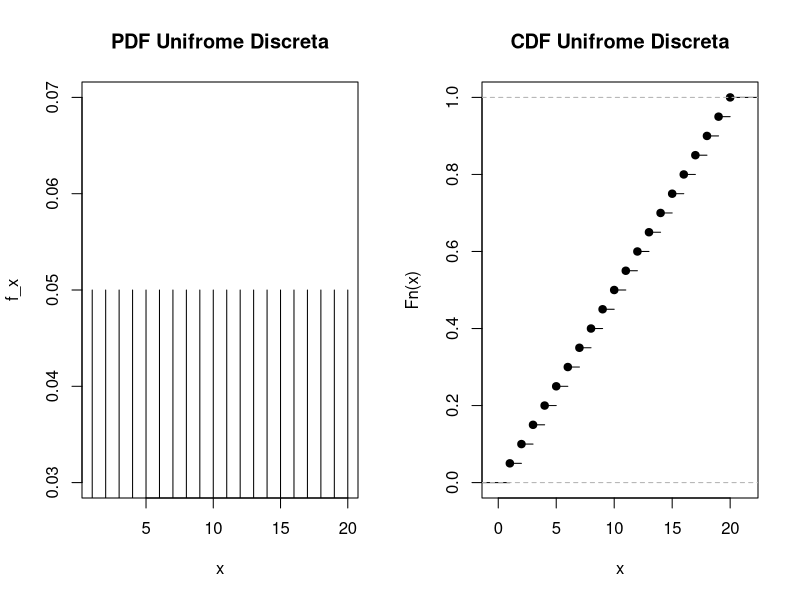
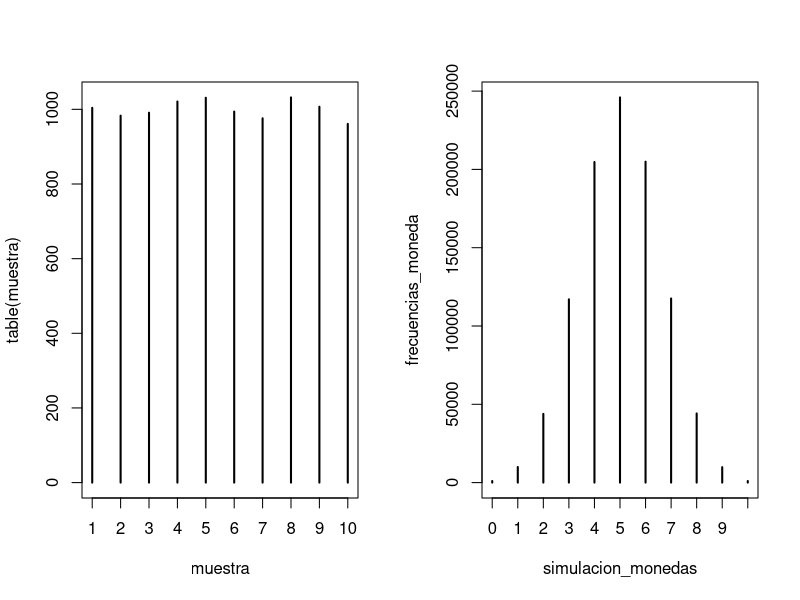
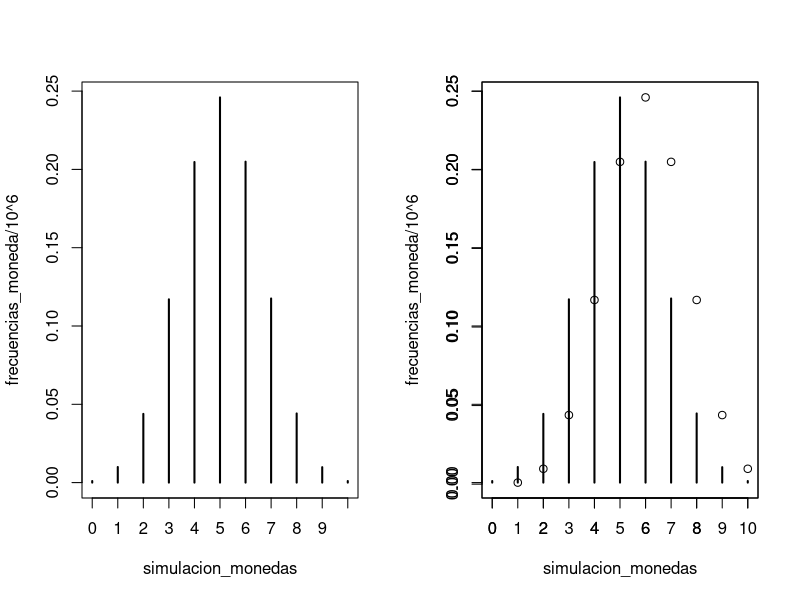
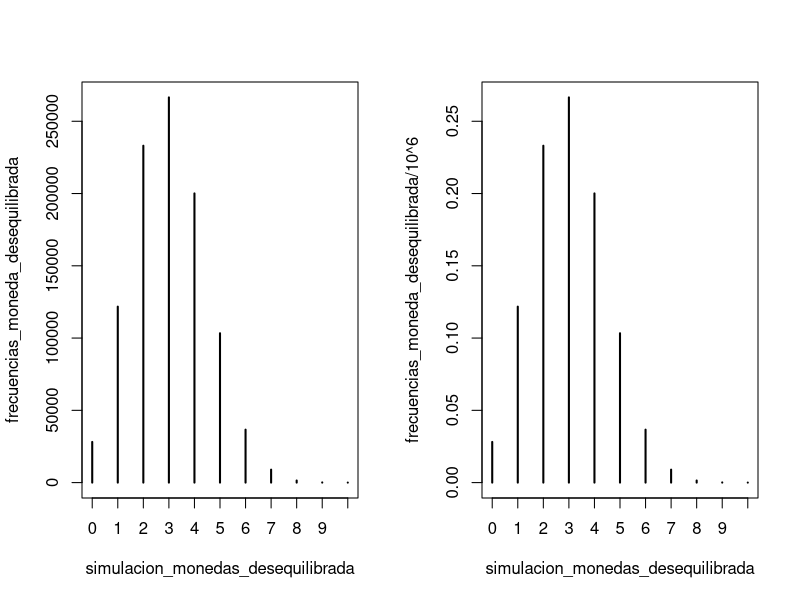
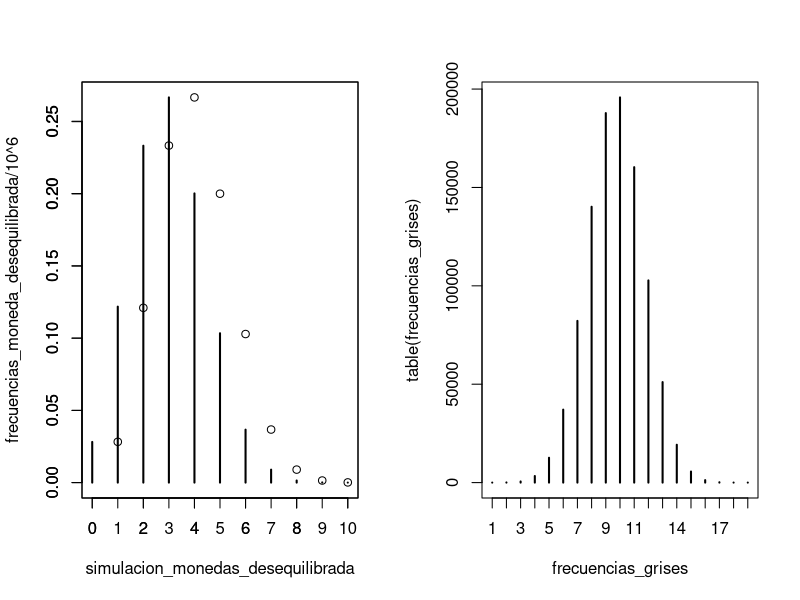

These figures' R source, in order:
## ---- chunk 1
grafica_pdf_and_cdf_uniforme <- function(n){
  x <- seq(1:n)
  f_x <- rep(1/n,n) 
  F_x <- cumsum(f_x)
  par(mfrow=c(1,2))
  plot(x, f_x, main="PDF Unifrome Discreta", type="h")
  plot.ecdf(x,  main="CDF Unifrome Discreta")
}
grafica_pdf_and_cdf_uniforme(20)
## ---- chunk 2
set.seed(13)
muestra <- sample(10,10000, replace = TRUE)
table(muestra)
mean(muestra)
var(muestra)
## ---- chunk 3
plot(table(muestra))
## ---- chunk 4
lanzamientos <- c(0,1)

sum(sample(lanzamientos, 10, replace = TRUE)) 

## ---- chunk 5
simulacion_monedas <- c()
for(i in 1:10**6) {
 simulacion_monedas[i] <-sum(sample(lanzamientos, 10, replace = TRUE)) 
}
simulacion_monedas[1:3]
## ---- chunk 6
frecuencias_moneda <- table(simulacion_monedas)
plot(frecuencias_moneda)
## ---- chunk 7
plot(frecuencias_moneda/10**6)
## ---- chunk 8
plot(frecuencias_moneda/10**6)
par(new=TRUE)
plot(dbinom(x=seq(0,10,1), size = 10,prob = 0.5),xlab = "", ylab = "",xlim = c(0,10))
## ---- chunk 9
lanzamientos_moneda_desequilibrada <- c(rep(0,7),rep(1,3))

sum(sample(lanzamientos_moneda_desequilibrada, 10, replace = TRUE)) 
## ---- chunk 10
simulacion_monedas_desequilibrada <- c()
for(i in 1:10**6) {
simulacion_monedas_desequilibrada[i] <-sum(sample(lanzamientos_moneda_desequilibrada, 10, replace = TRUE))
4}
simulacion_monedas[1:3]
## ---- chunk 11
frecuencias_moneda_desequilibrada <- table(simulacion_monedas_desequilibrada)
plot(frecuencias_moneda_desequilibrada)
## ---- chunk 12
plot(frecuencias_moneda_desequilibrada/10**6)
## ---- chunk 13
plot(frecuencias_moneda_desequilibrada/10**6)
par(new=TRUE)
plot(dbinom(x=seq(0,10,1), size = 10,prob = 0.3),xlab = "", ylab = "",xlim = c(0,10))
## ---- chunk 14
urna <- c(rep(1,46), rep(0,49))
sum(sample(urna, 20, replace=FALSE))

## ---- chunk 15
frecuencias_grises <- c()
for(i in 1:10**6) {
 frecuencias_grises[i] <-sum(sample(urna, 20, replace=FALSE))
}
plot(table(frecuencias_grises))
